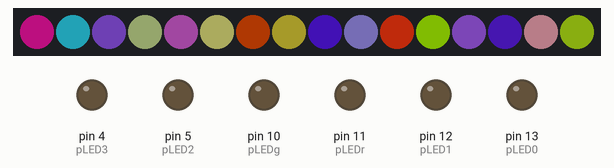
Recording of a sketch running on a simulated Arduino Uno, built with avr-gcc and run on an emulated ATmega328P. On the bench: 16 RGB LEDs in strip order, left to right, output pins drawn as LEDs (lit = HIGH). Dim RGB values are drawn brighter than linear; random numbers use the default seed unless the sketch sets one.

Above: at 0.1 s.
At 4.1 s:
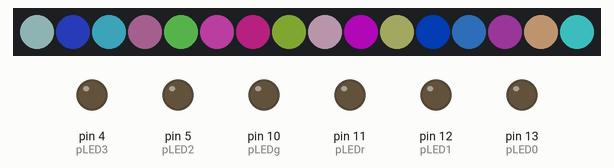
At 9.1 s:
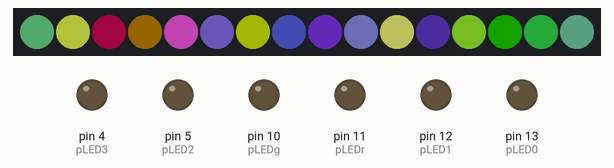
At 19.2 s:
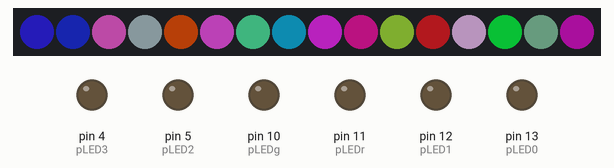
At 28.3 s:
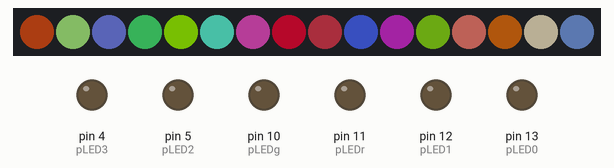
At 38.3 s:
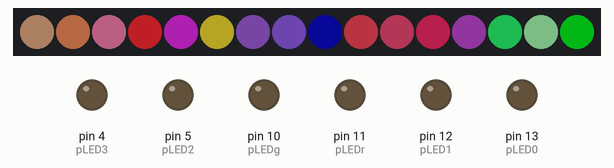

Measured:
- what the display in image 1 shows lasts 1.0 s, from 4.0 s to 5.0 s

The sketch:

NGL-SmartLEDs-BlinkWRandom.ino
```cpp
/* NGL-SmartLEDsWRandom
Version: 04 Feb 18
Started: 04 Feb 18

Uses D9 as an output. Nothing else... but others "reserved" for
NGL purposes genearlly.

Some stmts superfluous to needs of this program... again, they
   are here for general wants of NGL.

"NGL"?.. NoviceGuardLite...
   http://rugguino.com/ngl/index.htm

*/


/*For details of next two, see
 * http://www.arunet.co.uk/tkboyd/ec/WS2812SmartLEDs.htm
 * Do not change, JS, next 3 unless we discuss first.
 */
#include <Adafruit_NeoPixel.h> << **************************
const byte pSmartLedData=9;//Pin data going to Smart LEDs over.
Adafruit_NeoPixel tkbSmartLEDStrip=
   Adafruit_NeoPixel(16,pSmartLedData,NEO_GRB + NEO_KHZ800);


const byte pLEDr=11;//Not part of "official" NGL... a red LED
const byte pLEDg=10;//Not part of "official" NGL... a red LED
const byte pLED0=13;//Leave in
const byte pLED1=12;//Leave in
const byte pLED2=5;//Leave in
const byte pLED3=4;//Leave in

const byte pBu0=3;//Leave in
const byte pBu1=2;//Leave in
const byte pBu2=A3;//Leave in (See pAnIn0 for Bu3)

const byte pAnIn0=A2;//Leave in (See pBu2 for AnIn1)

int iAnIn0;//Leave in

void setup() {
  Serial.begin(9600);//Leave in

  pinMode(pLED0,OUTPUT);//Leave in
  pinMode(pLED1,OUTPUT);//Leave in
  pinMode(pLED2,OUTPUT);//Leave in
  pinMode(pLED3,OUTPUT);//Leave in
  pinMode(pLEDr,OUTPUT);//Leave in (but not part of "official" NGL)
  pinMode(pLEDg,OUTPUT);//Leave in (but not part of "official" NGL)

  pinMode(pBu0,INPUT_PULLUP);//Leave in
  pinMode(pBu1,INPUT_PULLUP);//Leave in
  pinMode(pBu2,INPUT_PULLUP);//Leave in

  tkbSmartLEDStrip.begin();//<< "Always right" "thing" to stay in SmartLED programs.
  tkbSmartLEDStrip.show(); // Initialize all pixels to 'off'
      //Pervious is another "always right" "thing" to stay in SmartLED programs.

}

void loop() {
  byte bCount;
  byte bColourRed;
  byte bColourBlue;
  byte bColourGreen;

  const byte bDimFactor=3;

  bCount=0;
  do {
    bColourRed=random(255) /  bDimFactor;
    bColourBlue=random(255) /  bDimFactor;
    bColourGreen=random(255) /  bDimFactor;

    tkbSmartLEDStrip.setPixelColor(bCount,
        tkbSmartLEDStrip.Color(bColourRed,
        bColourBlue,
        bColourGreen));

    bCount=bCount+1;

  } while (bCount<16);//Closes "do" loop

  tkbSmartLEDStrip.show();//****
  delay(1000);

  }
```
